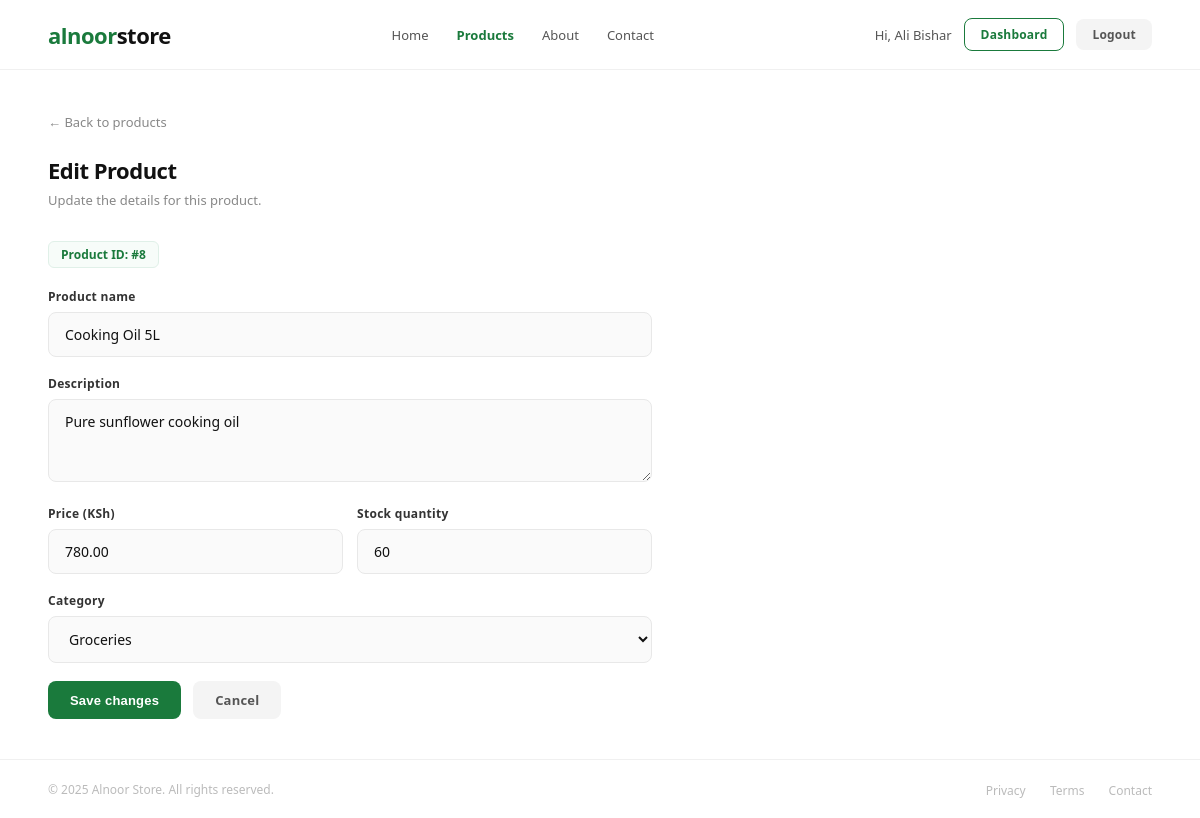
Page /products/edit.php?id=8 (signed in) on the committed database.
### tables this page shows
CREATE TABLE IF NOT EXISTS `products` (
    `id`          INT PRIMARY KEY AUTO_INCREMENT,
    `name`        VARCHAR(150) NOT NULL,
    `description` TEXT,
    `price`       DECIMAL(10,2) NOT NULL,
    `category`    VARCHAR(100),
    `image`       VARCHAR(255),
    `stock`       INT DEFAULT 0,
    `created_at`  TIMESTAMP DEFAULT CURRENT_TIMESTAMP
);

### products/edit.php (the view, shortened to what this page needs)
<?php
require_once __DIR__ . '/../includes/db.php';
$id = isset($_GET['id']) ? (int)$_GET['id'] : 0;
$stmt = mysqli_prepare($conn, "SELECT * FROM products WHERE id = ?");
mysqli_stmt_bind_param($stmt, "i", $id);
mysqli_stmt_execute($stmt);
$result  = mysqli_stmt_get_result($stmt);
$product = mysqli_fetch_assoc($result);
?>
<?php require_once __DIR__ . '/../includes/header.php'; ?>
<div class="edit-page">
    <a href="index.php" class="back-link">← Back to products</a>
    <div class="page-title">Edit Product</div>
    <div class="page-subtitle">Update the details for this product.</div>
    <div class="product-id-badge">Product ID: #<?php echo $id; ?></div>
    <form method="POST" action="edit.php?id=<?php echo $id; ?>">
        <div class="form-group">
            <label for="name">Product name</label>
            <input type="text" id="name" name="name"
                   value="<?php echo htmlspecialchars($product['name']); ?>"
                   placeholder="e.g. Wireless Headphones">
        </div>
        <div class="form-group">
            <label for="description">Description</label>
            <textarea id="description" name="description" rows="3"
                      placeholder="Brief product description..."><?php echo htmlspecialchars($product['description']); ?></textarea>
        </div>
        <div class="form-row">
            <div class="form-group">
                <label for="price">Price (KSh)</label>
                <input type="number" id="price" name="price" min="1" step="0.01"
                       value="<?php echo htmlspecialchars($product['price']); ?>"
                       placeholder="0.00">
            </div>
            <div class="form-group">
                <label for="stock">Stock quantity</label>
                <input type="number" id="stock" name="stock" min="0"
                       value="<?php echo htmlspecialchars($product['stock']); ?>"
                       placeholder="0">
            </div>
        </div>
        <div class="form-group">
            <label for="category">Category</label>
            <select id="category" name="category">
                <option value="Groceries"     <?php echo $product['category'] === 'Groceries'     ? 'selected' : ''; ?>>Groceries</option>
            </select>
        </div>
        <div style="display:flex; gap:12px; margin-top:8px;">
            <button type="submit" class="btn btn-primary">Save changes</button>
            <a href="index.php" class="btn btn-gray">Cancel</a>
        </div>
    </form>
</div>
<footer>
    <p>© 2025 Alnoor Store. All rights reserved.</p>
    <nav>
        <a href="#">Privacy</a>
        <a href="#">Terms</a>
        <a href="#">Contact</a>
    </nav>
</footer>
</body>
</html>

### css/style.css (style rules this page uses)
* { margin: 0; padding: 0; box-sizing: border-box; }
body { font-family: 'Segoe UI', sans-serif; background: #ffffff; color: #111; min-height: 100vh; display: flex; flex-direction: column; }
.btn { display: inline-block; padding: 10px 22px; border-radius: 8px; font-size: 13px; font-weight: 600; text-decoration: none; cursor: pointer; border: none; transition: all 0.2s; letter-spacing: 0.2px; }
.btn-primary { background: #1a7a3c; color: #fff; }
.btn-gray { background: #f4f4f4; color: #555; }
.form-group { margin-bottom: 18px; }
label { display: block; font-size: 12px; font-weight: 600; color: #333; margin-bottom: 7px; letter-spacing: 0.3px; }
input, select, textarea { width: 100%; padding: 12px 16px; border: 1.5px solid #e8e8e8; border-radius: 8px; font-size: 14px; color: #111; background: #fafafa; transition: all 0.2s; font-family: 'Segoe UI', sans-serif; }
.form-row { display: grid; grid-template-columns: 1fr 1fr; gap: 14px; }
.page-title { font-size: 22px; font-weight: 700; color: #111; letter-spacing: -0.5px; margin-bottom: 6px; }
.page-subtitle { font-size: 13px; color: #888; margin-bottom: 32px; }
footer { padding: 18px 48px; border-top: 1px solid #f0f0f0; display: flex; justify-content: space-between; align-items: center; }
footer p { font-size: 12px; color: #bbb; }
footer nav a { font-size: 12px; color: #bbb; text-decoration: none; margin-left: 20px; }

### products/edit.php (style rules this page uses)
.edit-page { flex: 1; padding: 40px 48px; max-width: 700px; }
.back-link { display: inline-flex; align-items: center; gap: 6px; font-size: 13px; color: #888; text-decoration: none; margin-bottom: 24px; transition: color 0.2s; }
.product-id-badge { display: inline-block; background: #f7fcf9; border: 1.5px solid #e0f0e8; border-radius: 6px; padding: 4px 12px; font-size: 12px; color: #1a7a3c; font-weight: 600; margin-bottom: 20px; }

### rows in the picture
products: name "Cooking Oil 5L", description "Pure sunflower cooking oil", price "780.00", stock "60", category "Groceries"

### other values in the picture
$_SESSION['user_name'] "Ali Bishar"
$id "8"
